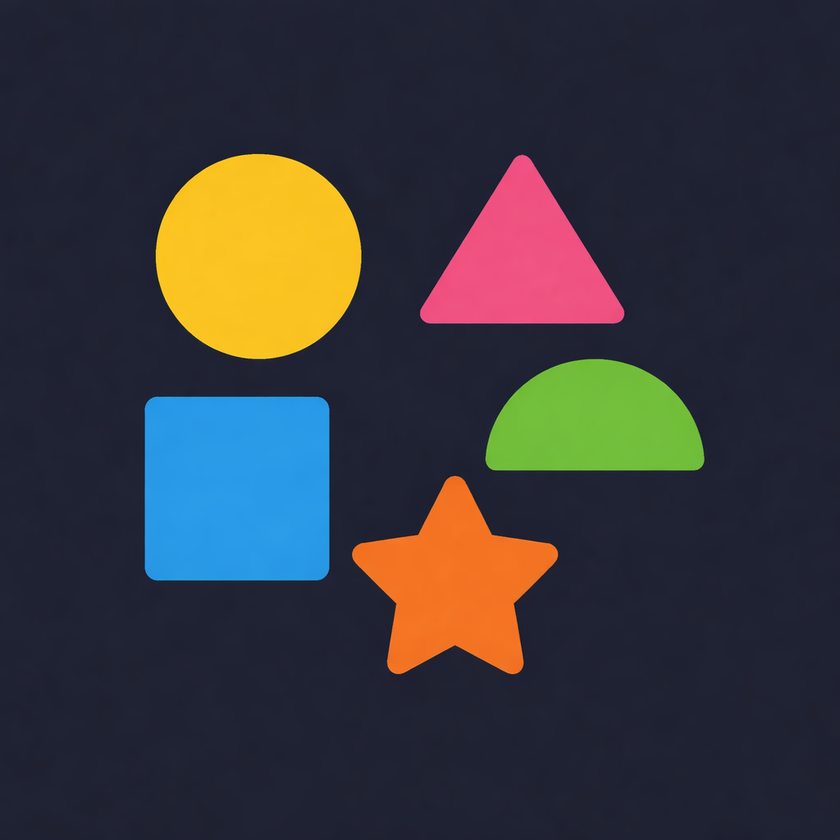
#> input picture Image5.png, 840 x 840 px, shrunk from 1024 x 1024 before the run
$ python C28b_EdgeLinkingGraph.py
#> lines starting #> are read from the running program, lines starting #| are printed output that depends on the picture; after the words box and inside, x2 and y2 are one past the last pixel; in counts of white or black regions, pixels touching at a corner belong together
import cv2
import numpy as np

# -----------------------------
# DFS function
# -----------------------------
def dfs(edges, visited, x, y, component):
    stack = [(x, y)]
    visited[x, y] = 1

    while stack:
        cx, cy = stack.pop()
        component.append((cx, cy))

        for dx in [-1, 0, 1]:
            for dy in [-1, 0, 1]:
                nx, ny = cx + dx, cy + dy

                if 0 <= nx < edges.shape[0] and 0 <= ny < edges.shape[1]:
                    if edges[nx, ny] == 255 and not visited[nx, ny]:
                        visited[nx, ny] = 1
                        stack.append((nx, ny))

# -----------------------------
# Edge Linking Function
# -----------------------------
def link_edges(edges):
    visited = np.zeros_like(edges, dtype=np.uint8)
    h, w = edges.shape
    components = []

    for i in range(h):
        for j in range(w):
            if edges[i, j] == 255 and not visited[i, j]:
                component = []
                dfs(edges, visited, i, j, component)
                components.append(component)

    return components

# -----------------------------
# MAIN PROGRAM
# -----------------------------
img = cv2.imread("Image5.png")   # <-- change path
#> img is the input picture: shape (840, 840, 3); mean B, G, R 60.2, 55.6, 56.6
gray = cv2.cvtColor(img, cv2.COLOR_BGR2GRAY)
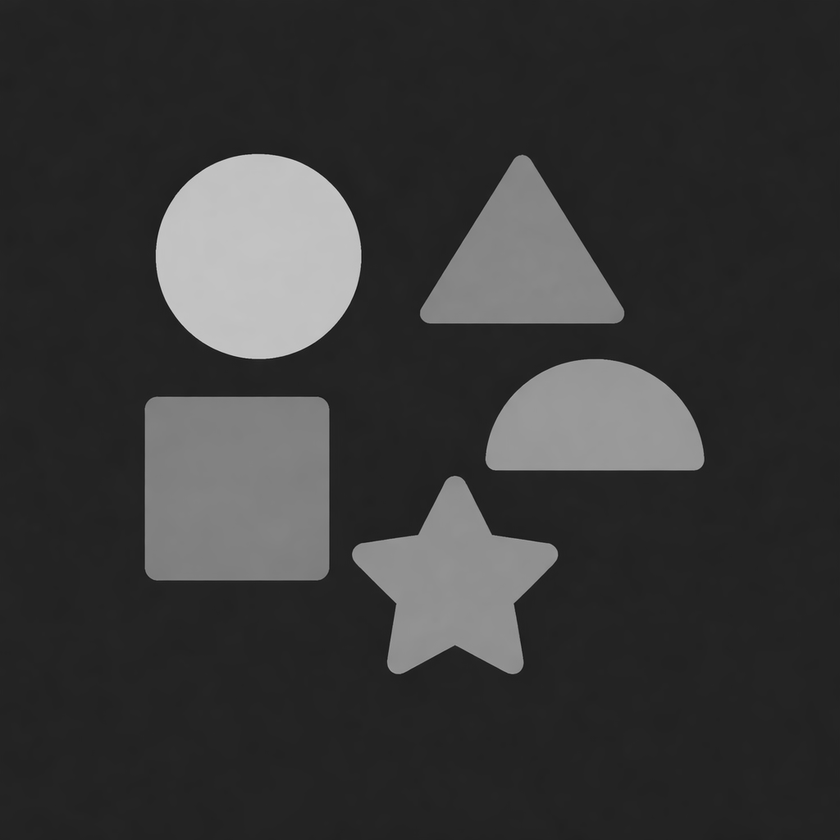
#> gray: shape (840, 840); min 19, max 209, mean 56.4

# Step 1: Edge detection
edges = cv2.Canny(gray, 100, 200)
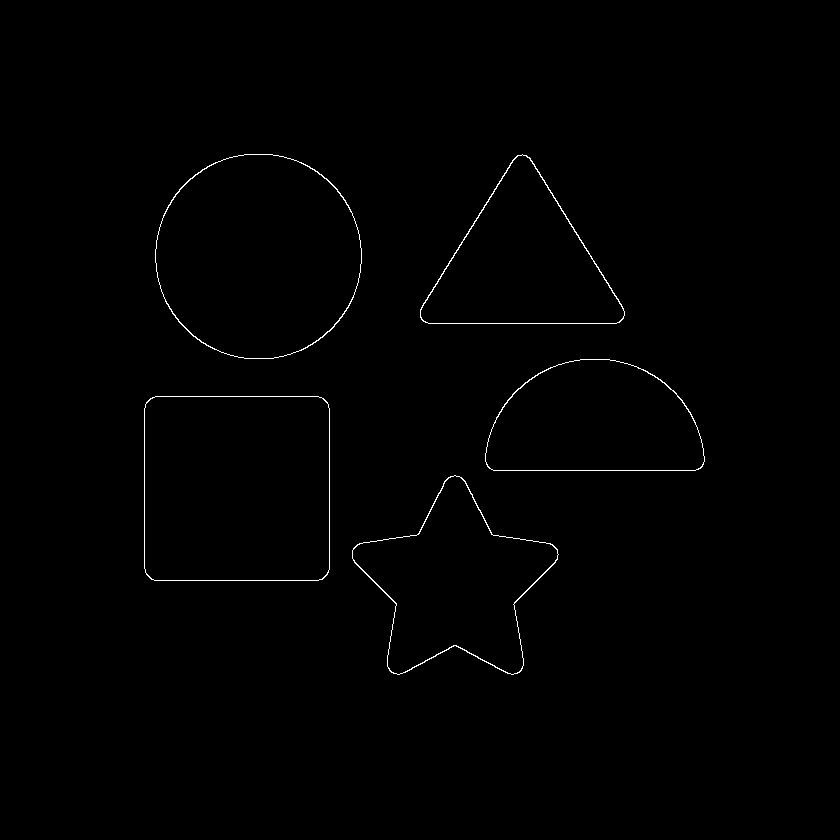
#> edges: shape (840, 840); 0.52% white in thin lines or dots, all inside (x1, y1, x2, y2) = (144, 154, 705, 675)

# Step 2: Edge linking
components = link_edges(edges)
#> after the loop in link_edges, `for i in range(h):`: components = 5 items
#> components = 5 items

# Step 3: Draw linked edges in random colors
output = np.zeros_like(img)

for comp in components:
    color = np.random.randint(0, 255, size=3).tolist()
    for (x, y) in comp:
        output[x, y] = color
#> this loop made 5 passes
#> color on passes 1 to 5: [172, 47, 117], [192, 67, 251], [195, 103, 9], [211, 21, 242], [36, 87, 70]

# -----------------------------
# Display results
# -----------------------------
cv2.imshow("Original", img)
cv2.imshow("Edges", edges)
cv2.imshow("Linked Edges (Components)", output)

cv2.waitKey(0)
cv2.destroyAllWindows()

$ run again, with Image3.png copied over Image5.png
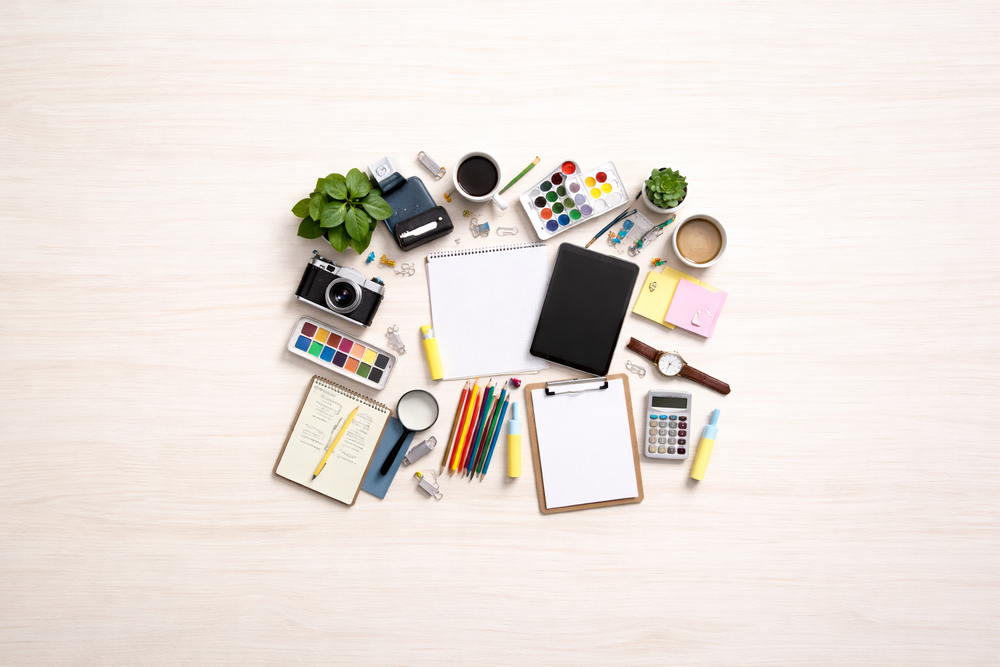
#> input picture Image3.png, 1000 x 667 px, shrunk from 1536 x 1024 before the run
#> img is the input picture: shape (667, 1000, 3); mean B, G, R 219.3, 225.1, 233.4
#> `edges = cv2.Canny(gray, 100, 200)`:
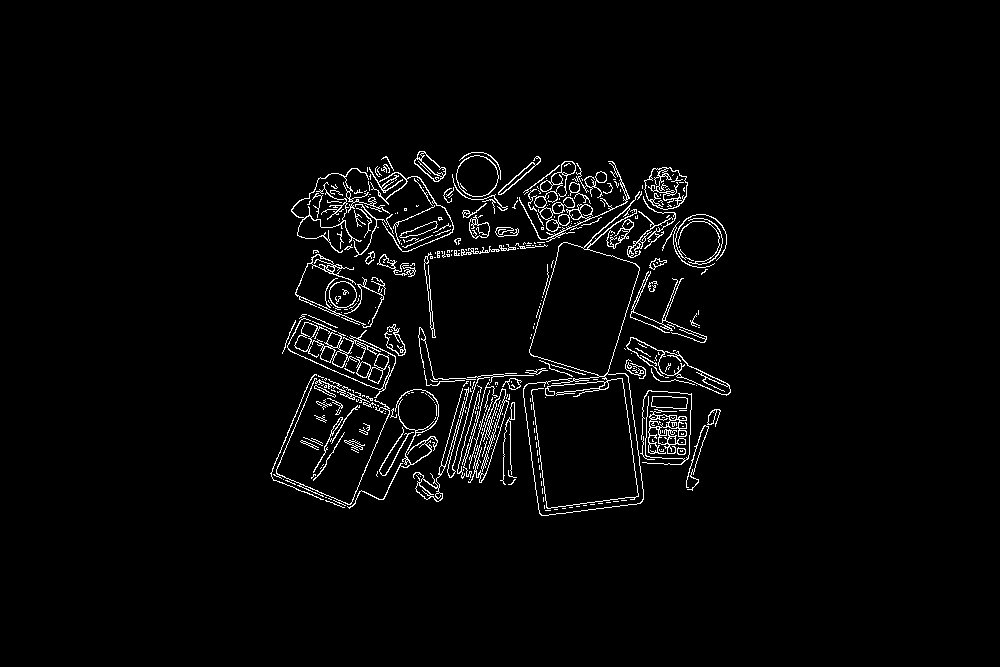
#> edges: shape (667, 1000); 2.7% white in thin lines or dots, all inside (x1, y1, x2, y2) = (270, 151, 731, 516)
#> after the loop in link_edges, `for i in range(h):`: components = 377 items
#> the loop `for comp in components:` made 377 passes
#> color on passes 1 to 3: [172, 47, 117], [192, 67, 251], [195, 103, 9]
#> after the loop `for comp in components:`:
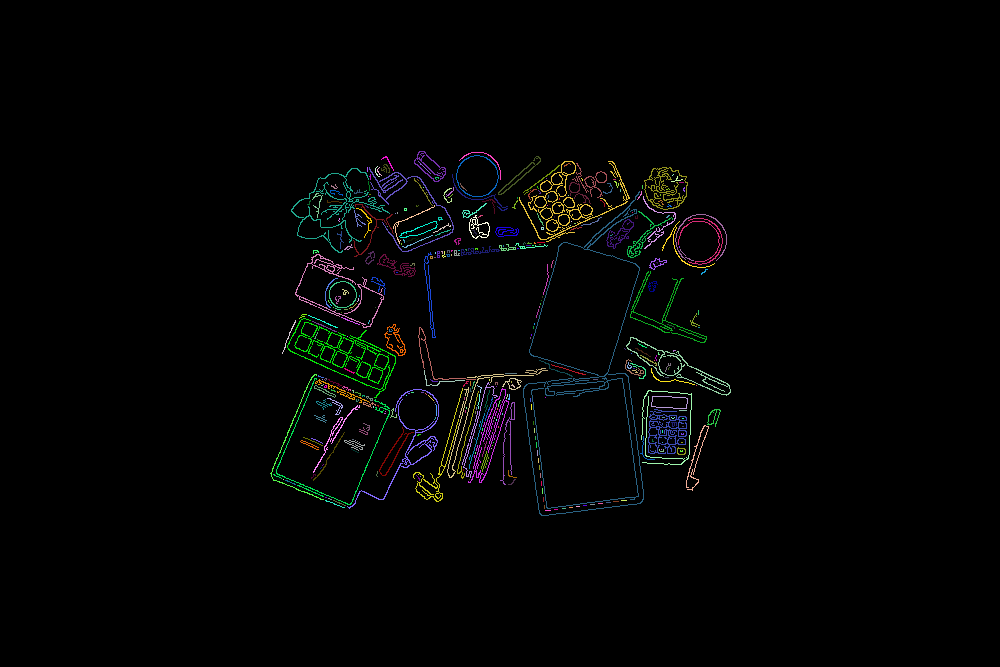
#> output: shape (667, 1000, 3); mean of channels 0, 1, 2 3.3, 3.7, 3.2; drawn as B, G, R

$ run again, with Image4.png copied over Image5.png
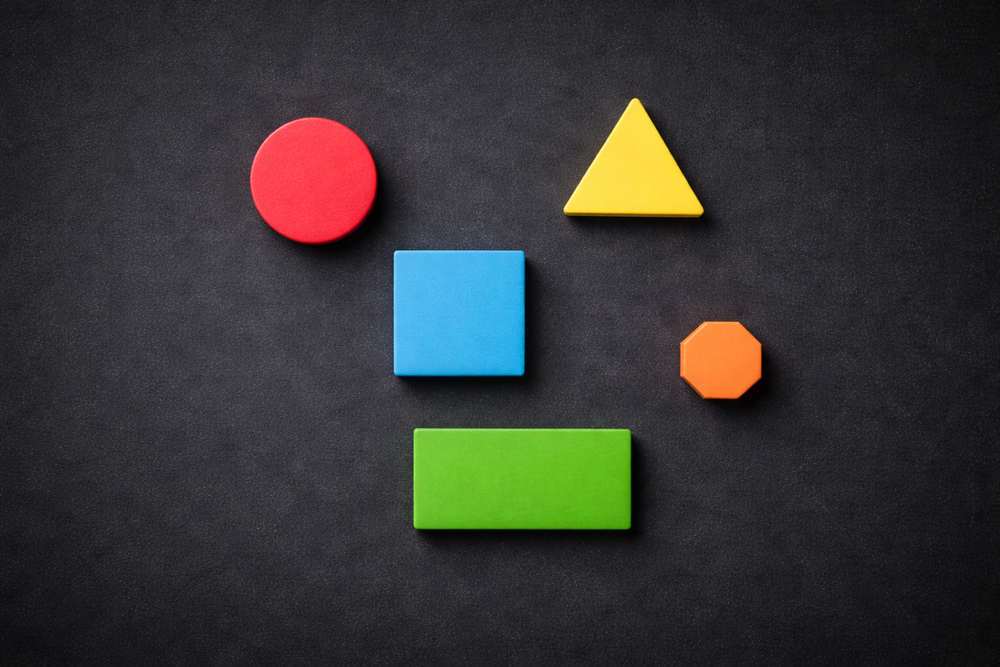
#> input picture Image4.png, 1000 x 667 px, shrunk from 1536 x 1024 before the run
#> img is the input picture: shape (667, 1000, 3); mean B, G, R 51.7, 53.5, 53.8
#> `gray = cv2.cvtColor(img, cv2.COLOR_BGR2GRAY)`:
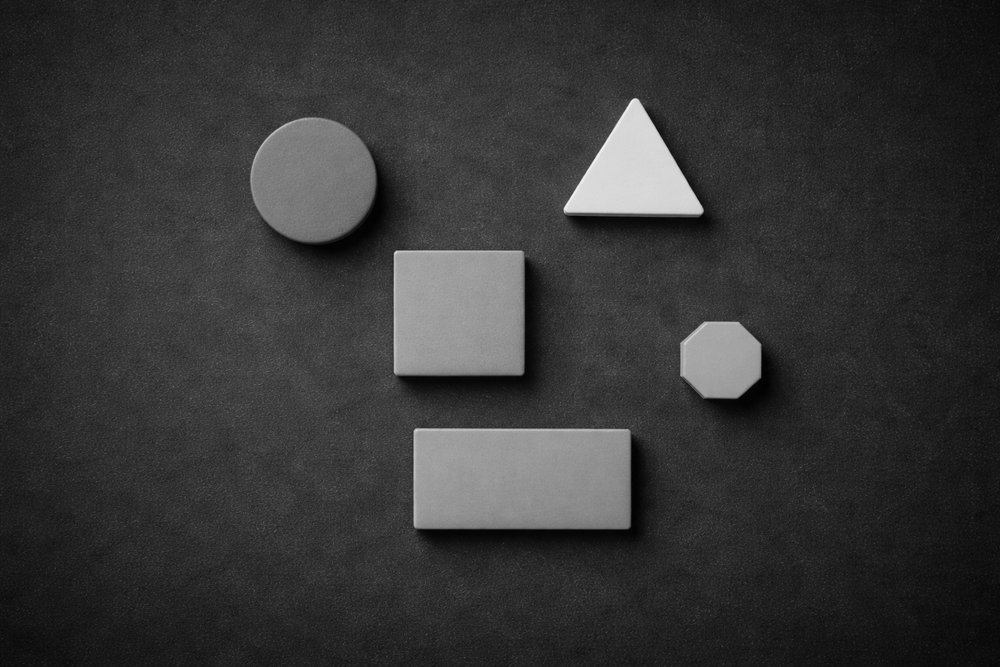
#> gray: shape (667, 1000); min 1, max 245, mean 53.4
#> `edges = cv2.Canny(gray, 100, 200)`:
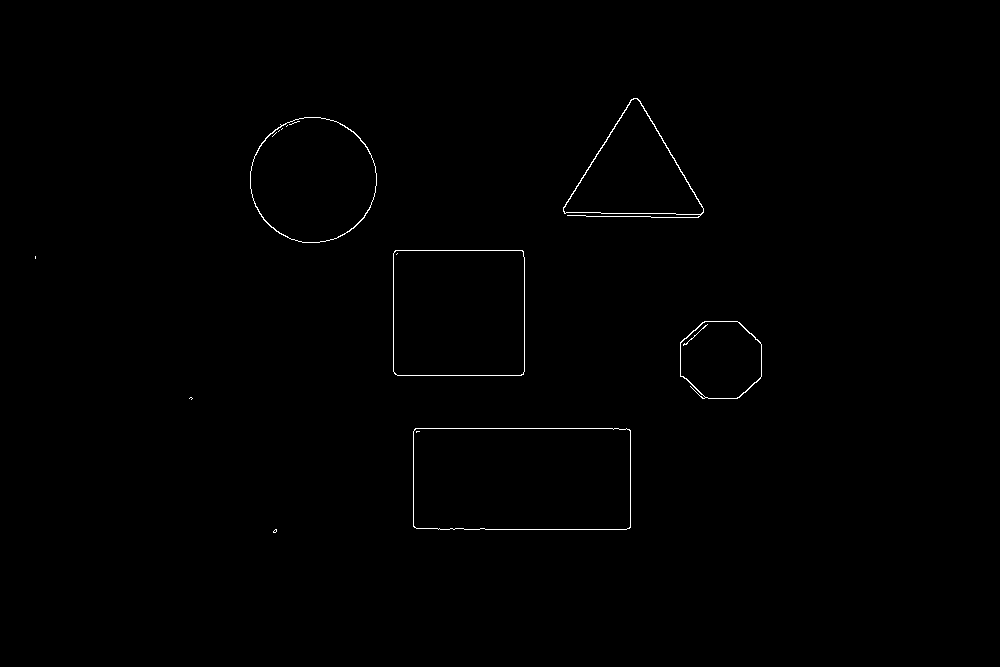
#> edges: shape (667, 1000); 0.4% white in thin lines or dots, all inside (x1, y1, x2, y2) = (35, 98, 762, 533)
#> after the loop in link_edges, `for i in range(h):`: components = 16 items
#> the loop `for comp in components:` made 16 passes
#> color on passes 1, 2, 3, 8, 11, 12, 14, 16: [172, 47, 117], [192, 67, 251], [195, 103, 9], [39, 87, 174], [9, 148, 115], [208, 243, 197], [192, 82, 99], [29, 147, 147]
